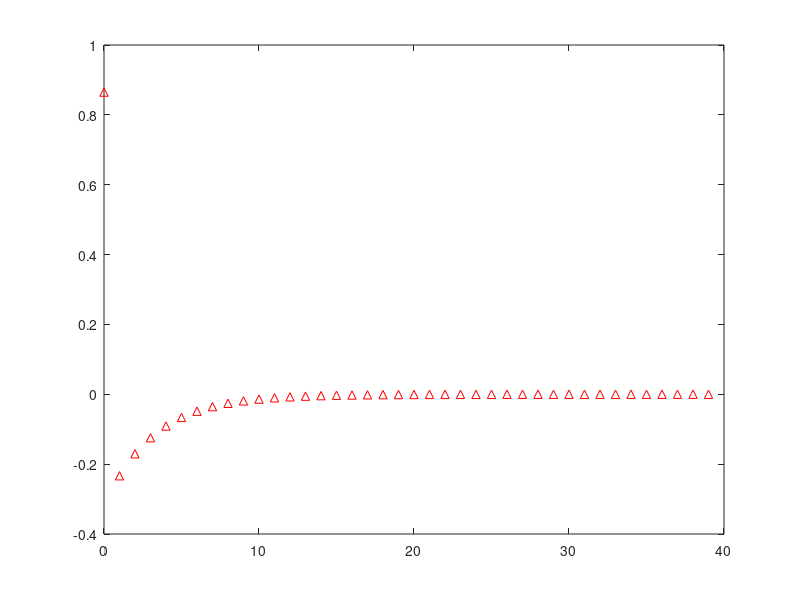
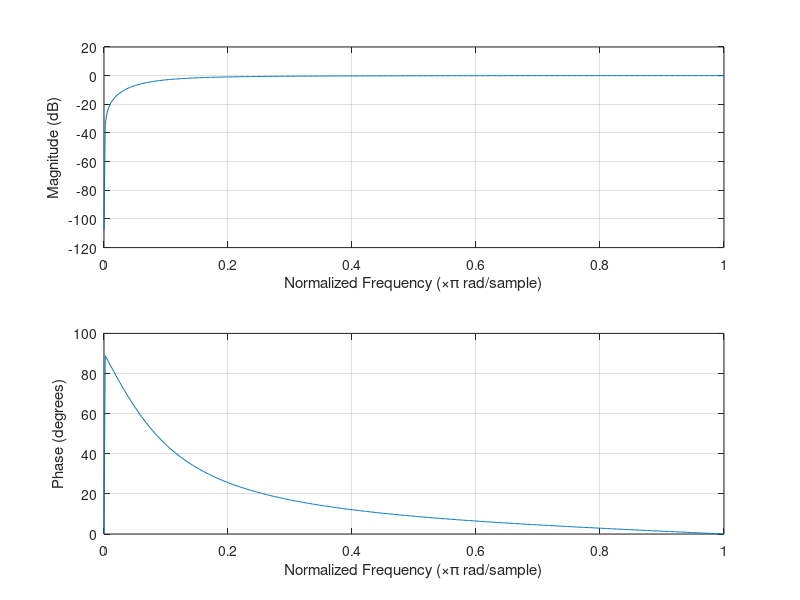

MATLAB code to generate these figures, in order:
clear all, close all
x = exp(-2*pi*0.05); %frequência de corte fc=0,05 Rad/s
a0 = (1+x)/2; %coeficiente a0
a1 = -(1+x)/2; %coeficiente a1
b1 = x; %coeficiente b1
d=[1 -b1];
n=[a0 a1];
impz(n,d,40); %resposta ao impulso do sistema no domínio do tempo
figure
freqz(impz(n,d,40)); 
